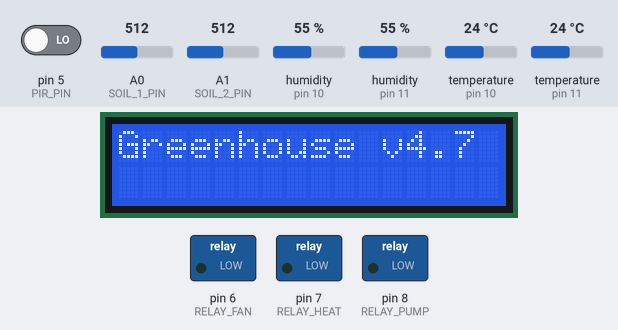
A sketch run on a simulated Arduino Uno, built with avr-gcc and run on an emulated ATmega328P. Parts: 16×2 character LCD, switched loads named in the sketch (green lamp = pin HIGH). Inputs (shaded band) come from the test bench; at power-on: pin 5 (PIR_PIN) LOW, A0 (SOIL_1_PIN) = 512, temperature (sensors on pin 11, pin 10) 24 °C, A1 (SOIL_2_PIN) = 512, humidity (sensors on pin 10, pin 11) 55 %. What the sketch prints to the serial monitor is not drawn.

Above: at 0.1 s.
3.3 s: pin 5 (PIR_PIN) driven HIGH
At 4.1 s:
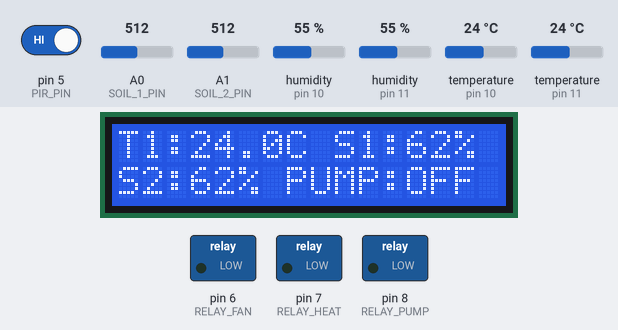
4.8 s: A0 (SOIL_1_PIN) set to 740
At 5.8 s:
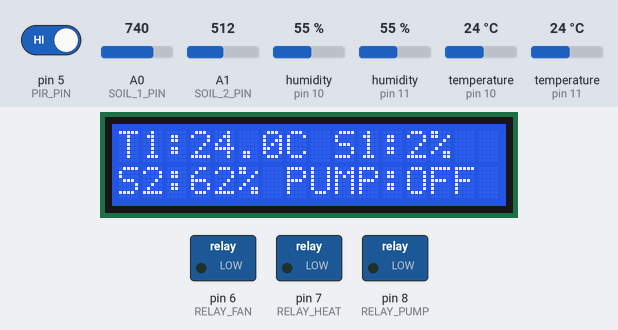
6.3 s: A0 (SOIL_1_PIN) set to 758
At 7.0 s:
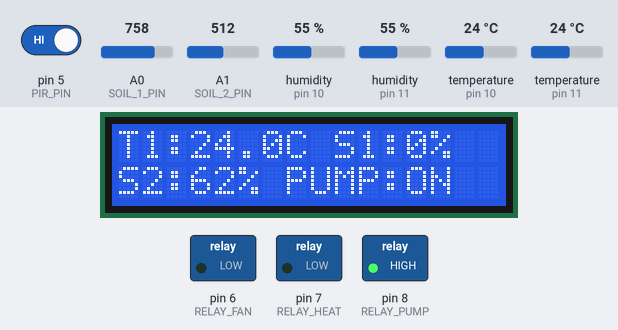
7.8 s: temperature (sensor on pin 11) set to 39.3 °C
At 9.2 s:
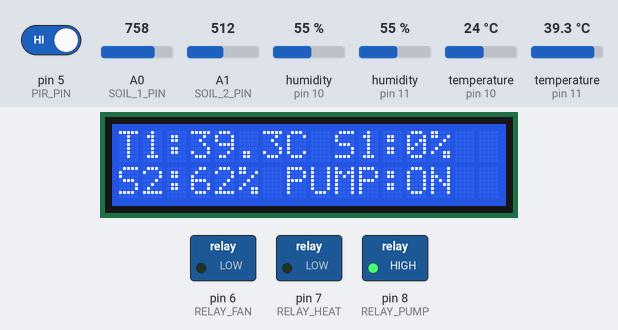
9.7 s: temperature (sensor on pin 11) set to 40.5 °C
At 11.1 s:
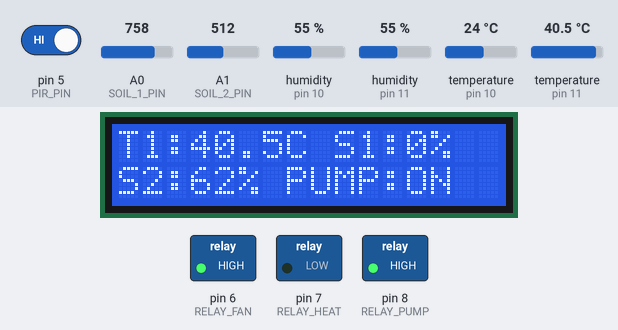
11.7 s: A0 (SOIL_1_PIN) set to 716
At 12.0 s:
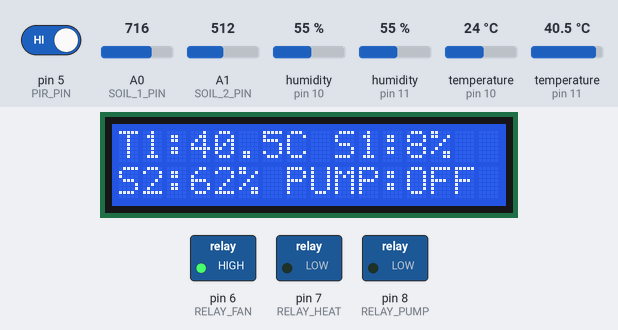
Timing chart, 0 to 14.2 s (numbered marks = the images above; inputs shaded):
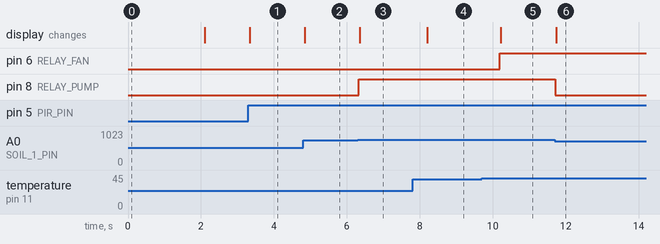

Measured:
- the behaviour switches between 750 and 751 on A0 (SOIL_1_PIN) (found by bisection; images 2 and 3)
- the behaviour switches between 40 and 40.1 °C on temperature (sensor on pin 11) (found by bisection; images 4 and 5)
- after the input at 3.3 s, the display: changes at once (image 1)
- after the input at 4.8 s, the display: changes after 0.05 s (image 2)
- after the input at 6.3 s, pin 8 (RELAY_PUMP): LOW → HIGH at once; the display: changes after 0.05 s (image 3)
- after the input at 7.8 s, the display: changes after 0.41 s (image 4)
- after the input at 9.7 s, pin 6 (RELAY_FAN): LOW → HIGH after 0.49 s; the display: changes after 0.52 s (image 5)
- after the input at 11.7 s, pin 8 (RELAY_PUMP): HIGH → LOW at once; the display: changes at once (image 6)

The sketch:

unosend.ino
```cpp
#include <DHT.h>
#include <SoftwareSerial.h>
#include <Wire.h>
#include <LiquidCrystal_I2C.h>

// ==========================================
//                 PINS CONFIG
// ==========================================
#define PIR_PIN     5
#define DHT_1_PIN   11
#define DHT_2_PIN   10

#define SOIL_1_PIN  A0
#define SOIL_2_PIN  A1

#define RELAY_FAN   6
#define RELAY_HEAT  7
#define RELAY_PUMP  8

#define DHTTYPE DHT22

LiquidCrystal_I2C lcd(0x27, 16, 2);
SoftwareSerial WemosSerial(2, 3);

DHT dht1(DHT_1_PIN, DHTTYPE);
DHT dht2(DHT_2_PIN, DHTTYPE);

// Χρονικά διαστήματα (σε χιλιοστά του δευτερολέπτου)
const unsigned long INTERVAL_TEST = 1 * 60 * 1000UL;  // 1 λεπτό για τα πρώτα τεστ
const unsigned long INTERVAL_PROD = 30 * 60 * 1000UL; // 30 λεπτά για μετά

unsigned long currentInterval = INTERVAL_TEST; // Ξεκινάμε με το 1 λεπτό
unsigned long previousMillis = 0;
int sendCount = 0; // Μετρητής αποστολών

float temp1, hum1, temp2, hum2;
int soil1Raw, soil2Raw;
int soil1Percent, soil2Percent;

void setup() {
  Serial.begin(9600);
  WemosSerial.begin(9600);

  lcd.init();
  lcd.backlight();
  lcd.setCursor(0, 0);
  lcd.print("Greenhouse v4.7");
  delay(2000);
  lcd.clear();
  lcd.noBacklight();

  pinMode(PIR_PIN, INPUT);
  pinMode(RELAY_FAN, OUTPUT);
  pinMode(RELAY_HEAT, OUTPUT);
  pinMode(RELAY_PUMP, OUTPUT);

  // ΑΡΧΙΚΟΠΟΙΗΣΗ: Ξεκινάνε LOW (ΣΒΗΣΤΑ)
  digitalWrite(RELAY_FAN, LOW);
  digitalWrite(RELAY_HEAT, LOW);
  digitalWrite(RELAY_PUMP, LOW);

  dht1.begin();
  dht2.begin();

  Serial.println(F("--- Arduino Uno: Έτοιμο (v4.7 Έξυπνη Αποστολή) ---"));
}

void loop() {
  // 1. ΑΝΑΓΝΩΣΗ ΑΙΣΘΗΤΗΡΩΝ
  temp1 = dht1.readTemperature();
  hum1 = dht1.readHumidity();
  temp2 = dht2.readTemperature();
  hum2 = dht2.readHumidity();

  soil1Raw = analogRead(SOIL_1_PIN);
  soil2Raw = analogRead(SOIL_2_PIN);

  soil1Percent = map(soil1Raw, 750, 370, 0, 100);
  soil1Percent = constrain(soil1Percent, 0, 100);

  soil2Percent = map(soil2Raw, 750, 370, 0, 100);
  soil2Percent = constrain(soil2Percent, 0, 100);

  if (isnan(hum1) || isnan(temp1)) { temp1 = -1; hum1 = -1; }
  if (isnan(hum2) || isnan(temp2)) { temp2 = -1; hum2 = -1; }

  // =======================================================
  // 2. ΣΥΝΕΧΕΙΣ ΑΥΤΟΜΑΤΙΣΜΟΙ
  // =======================================================

  // 🔥 Έλεγχος Ανεμιστήρα: Ανάβει πάνω από 40.0 βαθμούς, σβήνει από κάτω
  if (temp1 > 40.0 && temp1 != -1) {
    digitalWrite(RELAY_FAN, HIGH);  // Άναψε πάνω από 40
  } else {
    digitalWrite(RELAY_FAN, LOW);   // Σβήσε κάτω από 40
  }

  // Έλεγχος Αντλίας
  if (soil1Raw > 750 || soil2Raw > 750) {
    digitalWrite(RELAY_PUMP, HIGH);
  } else {
    digitalWrite(RELAY_PUMP, LOW);
  }

  // Έλεγχος Θέρμανσης (Μόνιμα σβηστό)
  digitalWrite(RELAY_HEAT, LOW);

  // =======================================================
  // 3. ΟΘΟΝΗ LCD (ΚΑΝΟΝΙΚΗ ΛΕΙΤΟΥΡΓΙΑ ΜΕ PIR)
  // =======================================================
  int motion = digitalRead(PIR_PIN);
  if (motion == HIGH) {
    lcd.backlight();
    lcd.setCursor(0, 0);
    lcd.print("T1:"); lcd.print(temp1, 1); lcd.print("C ");
    lcd.print("S1:"); lcd.print(soil1Percent); lcd.print("%  ");

    lcd.setCursor(0, 1);
    lcd.print("S2:"); lcd.print(soil2Percent); lcd.print("% ");

    if (digitalRead(RELAY_PUMP) == HIGH) {
      lcd.print("PUMP:ON ");
    } else {
      lcd.print("PUMP:OFF");
    }
  } else {
    lcd.noBacklight();
    lcd.clear();
  }

  // =======================================================
  // 4. ΕΞΥΠΝΗ ΑΠΟΣΤΟΛΗ ΣΤΟ WEMOS
  // =======================================================
  unsigned long currentMillis = millis();
  if (currentMillis - previousMillis >= currentInterval) {
    previousMillis = currentMillis;

    // 🔥 4α. ΕΝΔΕΙΞΗ ΣΤΗΝ LCD ΟΤΙ ΣΤΕΛΝΕΙ
    lcd.backlight();
    lcd.clear();
    lcd.setCursor(0, 0);
    lcd.print("--- SENDING ---");
    lcd.setCursor(0, 1);
    lcd.print("---  DATA  ---");

    // 4β. ΠΡΑΓΜΑΤΙΚΗ ΑΠΟΣΤΟΛΗ ΔΕΔΟΜΕΝΩΝ
    WemosSerial.print(temp1);        WemosSerial.print(",");
    WemosSerial.print(hum1);         WemosSerial.print(",");
    WemosSerial.print(temp2);        WemosSerial.print(",");
    WemosSerial.print(hum2);         WemosSerial.print(",");
    WemosSerial.print(soil1Percent); WemosSerial.print(",");
    WemosSerial.println(soil2Percent);

    // Εκτύπωση και στο Serial Monitor του Uno για έλεγχο
    Serial.print(F("📡 Στάλθηκε (No ")); Serial.print(sendCount + 1); Serial.print(F(") -> "));
    Serial.print(F("🏠 Μέσα: ")); Serial.print(temp1, 1); Serial.print(F("°C | "));
    Serial.print(F("🌱 Χώμα S1: ")); Serial.print(soil1Percent); Serial.print(F("%\n"));

    // Κρατάμε το μήνυμα στην οθόνη για 2 δευτερόλεπτα
    delay(2000);
    lcd.clear();
    if (digitalRead(PIR_PIN) == LOW) {
      lcd.noBacklight(); // Σβήνει η οθόνη αν δεν υπάρχει κίνηση
    }

    // 4γ. ΕΛΕΓΧΟΣ ΜΕΤΡΗΤΗ ΓΙΑ ΑΛΛΑΓΗ ΧΡΟΝΟΥ
    sendCount++;
    if (sendCount == 5) {
      currentInterval = INTERVAL_PROD; // Μετά από 5 αποστολές, γυρίζει στα 30 λεπτά
      Serial.println(F("⏳ Τα πρώτα 5 τεστ έγιναν! Αλλαγή χρόνου αποστολής σε κάθε 30 λεπτά."));
    }
  }
}
```
